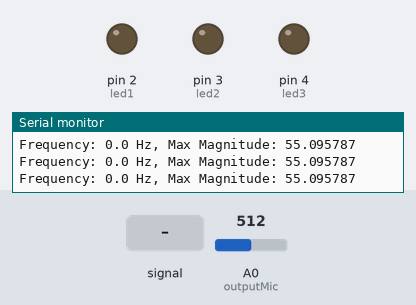
The sketch below on a simulated Arduino Uno, built with avr-gcc and run on an emulated ATmega328P. On the bench: output pins drawn as LEDs (lit = HIGH), the last lines printed to the serial monitor. Dashed ring = blinking. The test bench sets the inputs (shaded band); at power-on: A0 (outputMic) = 512.

Above: at 1.2 s.
1.3 s: A0 (outputMic) fed a 200 Hz sine of ±460 counts around its level
At 1.93 s:
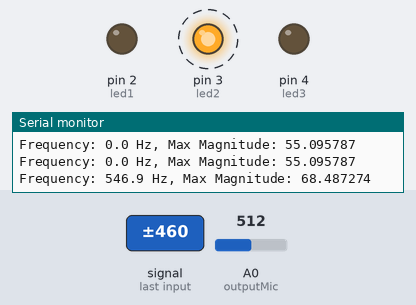
4.3 s: A0 (outputMic) set to 490
At 5.4 s:
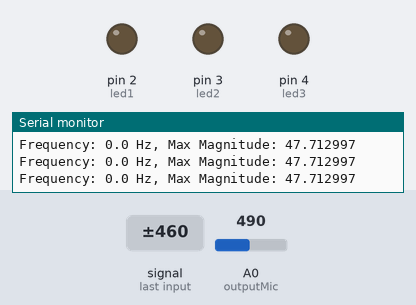
6.0 s: A0 (outputMic) fed a 2 Hz sine of ±306 counts around its level
At 9.14 s:
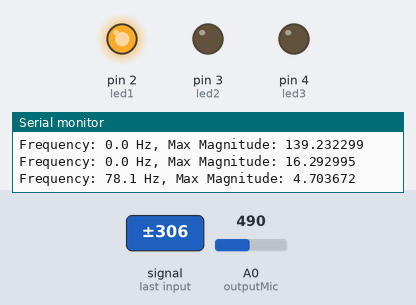
Timing chart, 0 to 10.8 s (numbered marks = the images above; inputs shaded):
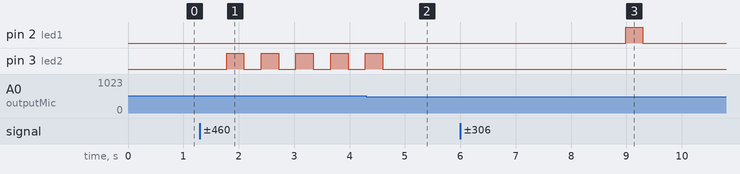

Measured:
- after the input at 1.3 s, pin 3 (led2): alternates HIGH for 0.31 s and LOW for 0.31 s, starting after 0.48 s
- after the input at 4.3 s, pin 3 (led2): goes on until 4.6 s, then stays LOW
- after the input at 6.0 s, pin 2 (led1): LOW → HIGH after 3.0 s, → LOW 0.31 s later

The sketch:

Main.ino
```cpp
#include <arduinoFFT.h>

const int outputMic = A0;  // Microphone pin
const int led1 = 2;
const int led2 = 3;
const int led3 = 4;
const int samples = 128;    // Number of samples
const double samplingFrequency = 10000; // Sampling frequency in Hz
const double dcOffset = 1.7;  // DC offset value (1.7V when silence)

double vReal[samples]; // Real part of the FFT input
double vImag[samples]; // Imaginary part

ArduinoFFT FFT = ArduinoFFT(vReal, vImag, samples, samplingFrequency);


bool led1State = false;
bool led2State = false;
bool led3State = false;

void setup() {
  Serial.begin(9600);
  pinMode(led1, OUTPUT);
  pinMode(led2, OUTPUT);
  pinMode(led3, OUTPUT);
}

void loop() {
  // Collect samples from the microphone
  for (int i = 0; i < samples; i++) {
    int readMic = analogRead(outputMic);    // Read microphone
    vReal[i] = (5.0 * readMic / 1023.0) - dcOffset;  // Convert to voltage and subtract DC offset
    vImag[i] = 0;                           // Imaginary part is 0
    delayMicroseconds(1000000 / samplingFrequency); // Wait e
  }

  // FFT
  FFT.windowing(FFT_WIN_TYP_HAMMING, FFT_FORWARD);  // Apply a window function
  FFT.compute(FFT_FORWARD);                        // Compute the FFT
  FFT.complexToMagnitude();                        // Compute magnitudes

  double scaleFactor = 100;  // scale data
  double maxMagnitude = 0;   // store maximum magnitude
  int maxIndex = 0;         // store index of maximum frequency

  // Find the frequency with the highest magnitude
  for (int i = 0; i < (samples / 2); i++) {
    if (vReal[i] > maxMagnitude) {
      maxMagnitude = vReal[i];
      maxIndex = i;
    }
  }

  // Calculate the frequency corresponding to the peak magnitude
  double frequency = (maxIndex * samplingFrequency) / samples;

  // Print frequency and max magnitude
  Serial.print("Frequency: ");
  Serial.print(frequency, 1);
  Serial.print(" Hz, Max Magnitude: ");
  Serial.println(maxMagnitude, 6);

  // Toggle LEDs based on frequency range
  if (frequency >= 50 && frequency < 500) {
    // LED1
    led1State = !led1State;  // Toggle the state of LED1
    digitalWrite(led1, led1State ? HIGH : LOW);  // Set LED1 based on the state
    digitalWrite(led2, LOW);  // Turn off LED2
    digitalWrite(led3, LOW);  // Turn off LED3
  }
  else if (frequency >= 500 && frequency < 700) {
    // LED2
    led2State = !led2State;  // Toggle the state of LED2
    digitalWrite(led2, led2State ? HIGH : LOW);  // Set LED2 based on the state
    digitalWrite(led1, LOW);  // Turn off LED1
    digitalWrite(led3, LOW);  // Turn off LED3
  }
  else if (frequency >= 700 && frequency < 1500) {
    // LED3
    led3State = !led3State;  // Toggle the state of LED3
    digitalWrite(led3, led3State ? HIGH : LOW);  // Set LED3 based on the state
    digitalWrite(led1, LOW);  // Turn off LED1
    digitalWrite(led2, LOW);  // Turn off LED2
  }
  else {
    // If the frequency is outside the defined ranges, turn off all LEDs
    digitalWrite(led1, LOW);
    digitalWrite(led2, LOW);
    digitalWrite(led3, LOW);
  }

  delay(100); // Short delay between measurements
}
```
